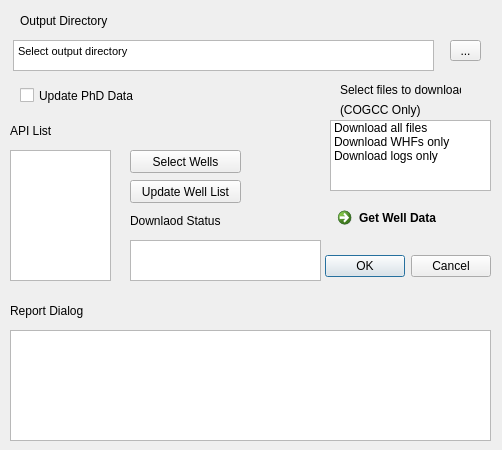
<?xml version="1.0" encoding="UTF-8"?>
<ui version="4.0">
 <class>COGCC_Download</class>
 <widget class="QDialog" name="COGCC_Download">
  <property name="geometry">
   <rect>
    <x>0</x>
    <y>0</y>
    <width>502</width>
    <height>450</height>
   </rect>
  </property>
  <property name="windowTitle">
   <string>COGCC_Download</string>
  </property>
  <widget class="QDialogButtonBox" name="buttonBox">
   <property name="geometry">
    <rect>
     <x>320</x>
     <y>250</y>
     <width>171</width>
     <height>32</height>
    </rect>
   </property>
   <property name="orientation">
    <enum>Qt::Horizontal</enum>
   </property>
   <property name="standardButtons">
    <set>QDialogButtonBox::Cancel|QDialogButtonBox::Ok</set>
   </property>
  </widget>
  <widget class="QTextBrowser" name="ApiListBox">
   <property name="geometry">
    <rect>
     <x>10</x>
     <y>150</y>
     <width>101</width>
     <height>131</height>
    </rect>
   </property>
  </widget>
  <widget class="QCheckBox" name="SubDirCheckBox">
   <property name="geometry">
    <rect>
     <x>20</x>
     <y>80</y>
     <width>131</width>
     <height>31</height>
    </rect>
   </property>
   <property name="text">
    <string>Update PhD Data</string>
   </property>
  </widget>
  <widget class="QToolButton" name="setDirectoryButton">
   <property name="geometry">
    <rect>
     <x>450</x>
     <y>40</y>
     <width>31</width>
     <height>21</height>
    </rect>
   </property>
   <property name="text">
    <string>...</string>
   </property>
  </widget>
  <widget class="QPushButton" name="getSelectionToolButton">
   <property name="geometry">
    <rect>
     <x>130</x>
     <y>150</y>
     <width>111</width>
     <height>23</height>
    </rect>
   </property>
   <property name="text">
    <string>Select Wells</string>
   </property>
  </widget>
  <widget class="QLabel" name="label">
   <property name="geometry">
    <rect>
     <x>10</x>
     <y>120</y>
     <width>111</width>
     <height>21</height>
    </rect>
   </property>
   <property name="text">
    <string>API List</string>
   </property>
  </widget>
  <widget class="QLabel" name="label_2">
   <property name="geometry">
    <rect>
     <x>20</x>
     <y>10</y>
     <width>121</width>
     <height>21</height>
    </rect>
   </property>
   <property name="text">
    <string>Output Directory</string>
   </property>
  </widget>
  <widget class="QTextEdit" name="OutputDirectoryTextBox">
   <property name="geometry">
    <rect>
     <x>13</x>
     <y>40</y>
     <width>421</width>
     <height>31</height>
    </rect>
   </property>
   <property name="html">
    <string>&lt;!DOCTYPE HTML PUBLIC &quot;-//W3C//DTD HTML 4.0//EN&quot; &quot;http://www.w3.org/TR/REC-html40/strict.dtd&quot;&gt;
&lt;html&gt;&lt;head&gt;&lt;meta name=&quot;qrichtext&quot; content=&quot;1&quot; /&gt;&lt;style type=&quot;text/css&quot;&gt;
p, li { white-space: pre-wrap; }
&lt;/style&gt;&lt;/head&gt;&lt;body style=&quot; font-family:'MS Shell Dlg 2'; font-size:8.25pt; font-weight:400; font-style:normal;&quot;&gt;
&lt;p style=&quot; margin-top:0px; margin-bottom:0px; margin-left:0px; margin-right:0px; -qt-block-indent:0; text-indent:0px;&quot;&gt;&lt;span style=&quot; font-size:8pt;&quot;&gt;Select output directory&lt;/span&gt;&lt;/p&gt;&lt;/body&gt;&lt;/html&gt;</string>
   </property>
  </widget>
  <widget class="QPushButton" name="updateWellListButton">
   <property name="geometry">
    <rect>
     <x>130</x>
     <y>180</y>
     <width>111</width>
     <height>23</height>
    </rect>
   </property>
   <property name="text">
    <string>Update Well List</string>
   </property>
  </widget>
  <widget class="QListWidget" name="listWidget">
   <property name="geometry">
    <rect>
     <x>330</x>
     <y>120</y>
     <width>161</width>
     <height>71</height>
    </rect>
   </property>
   <item>
    <property name="text">
     <string>Download all files</string>
    </property>
   </item>
   <item>
    <property name="text">
     <string>Download WHFs only</string>
    </property>
   </item>
   <item>
    <property name="text">
     <string>Download logs only</string>
    </property>
   </item>
  </widget>
  <widget class="QTextBrowser" name="downloadStatusBrowser">
   <property name="geometry">
    <rect>
     <x>130</x>
     <y>240</y>
     <width>191</width>
     <height>41</height>
    </rect>
   </property>
  </widget>
  <widget class="QLabel" name="StatusLabel">
   <property name="geometry">
    <rect>
     <x>130</x>
     <y>210</y>
     <width>111</width>
     <height>21</height>
    </rect>
   </property>
   <property name="text">
    <string>Downlaod Status</string>
   </property>
  </widget>
  <widget class="QLabel" name="label_3">
   <property name="geometry">
    <rect>
     <x>340</x>
     <y>80</y>
     <width>121</width>
     <height>20</height>
    </rect>
   </property>
   <property name="text">
    <string>Select files to download</string>
   </property>
  </widget>
  <widget class="QCommandLinkButton" name="getWellDataButton">
   <property name="geometry">
    <rect>
     <x>330</x>
     <y>200</y>
     <width>161</width>
     <height>41</height>
    </rect>
   </property>
   <property name="text">
    <string>Get Well Data</string>
   </property>
  </widget>
  <widget class="QTextBrowser" name="ReportDialog">
   <property name="geometry">
    <rect>
     <x>10</x>
     <y>330</y>
     <width>481</width>
     <height>111</height>
    </rect>
   </property>
  </widget>
  <widget class="QLabel" name="label_4">
   <property name="geometry">
    <rect>
     <x>10</x>
     <y>300</y>
     <width>121</width>
     <height>21</height>
    </rect>
   </property>
   <property name="text">
    <string>Report Dialog</string>
   </property>
  </widget>
  <widget class="QLabel" name="label_5">
   <property name="geometry">
    <rect>
     <x>340</x>
     <y>100</y>
     <width>121</width>
     <height>20</height>
    </rect>
   </property>
   <property name="text">
    <string>(COGCC Only)</string>
   </property>
  </widget>
 </widget>
 <resources/>
 <connections>
  <connection>
   <sender>buttonBox</sender>
   <signal>accepted()</signal>
   <receiver>COGCC_Download</receiver>
   <slot>accept()</slot>
   <hints>
    <hint type="sourcelabel">
     <x>248</x>
     <y>254</y>
    </hint>
    <hint type="destinationlabel">
     <x>157</x>
     <y>274</y>
    </hint>
   </hints>
  </connection>
  <connection>
   <sender>buttonBox</sender>
   <signal>rejected()</signal>
   <receiver>COGCC_Download</receiver>
   <slot>reject()</slot>
   <hints>
    <hint type="sourcelabel">
     <x>316</x>
     <y>260</y>
    </hint>
    <hint type="destinationlabel">
     <x>286</x>
     <y>274</y>
    </hint>
   </hints>
  </connection>
 </connections>
</ui>
